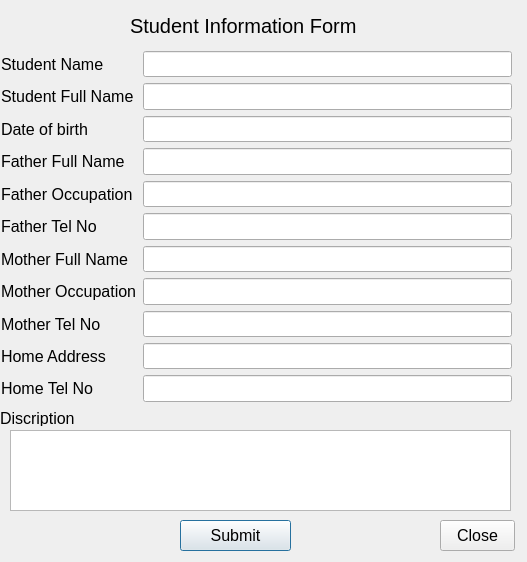
<?xml version="1.0" encoding="UTF-8"?>
<ui version="4.0">
 <class>AddStudentInfromation</class>
 <widget class="QDialog" name="AddStudentInfromation">
  <property name="geometry">
   <rect>
    <x>0</x>
    <y>0</y>
    <width>527</width>
    <height>562</height>
   </rect>
  </property>
  <property name="font">
   <font>
    <pointsize>12</pointsize>
   </font>
  </property>
  <property name="windowTitle">
   <string>Student Information Form</string>
  </property>
  <widget class="QLabel" name="label_12">
   <property name="geometry">
    <rect>
     <x>130</x>
     <y>10</y>
     <width>271</width>
     <height>31</height>
    </rect>
   </property>
   <property name="font">
    <font>
     <pointsize>15</pointsize>
    </font>
   </property>
   <property name="text">
    <string>Student Information Form</string>
   </property>
  </widget>
  <widget class="QLabel" name="label_13">
   <property name="geometry">
    <rect>
     <x>0</x>
     <y>410</y>
     <width>91</width>
     <height>16</height>
    </rect>
   </property>
   <property name="text">
    <string>Discription</string>
   </property>
  </widget>
  <widget class="QTextEdit" name="TEStudentDiscription">
   <property name="geometry">
    <rect>
     <x>10</x>
     <y>430</y>
     <width>501</width>
     <height>81</height>
    </rect>
   </property>
  </widget>
  <widget class="QPushButton" name="pBSubmit">
   <property name="geometry">
    <rect>
     <x>180</x>
     <y>520</y>
     <width>111</width>
     <height>31</height>
    </rect>
   </property>
   <property name="text">
    <string>Submit</string>
   </property>
  </widget>
  <widget class="QPushButton" name="pBClose">
   <property name="geometry">
    <rect>
     <x>440</x>
     <y>520</y>
     <width>75</width>
     <height>31</height>
    </rect>
   </property>
   <property name="text">
    <string>Close</string>
   </property>
  </widget>
  <widget class="QWidget" name="layoutWidget">
   <property name="geometry">
    <rect>
     <x>1</x>
     <y>51</y>
     <width>511</width>
     <height>351</height>
    </rect>
   </property>
   <layout class="QFormLayout" name="formLayout">
    <item row="0" column="0">
     <widget class="QLabel" name="label">
      <property name="text">
       <string>Student Name</string>
      </property>
     </widget>
    </item>
    <item row="0" column="1">
     <widget class="QLineEdit" name="lEStudentName">
      <property name="readOnly">
       <bool>true</bool>
      </property>
     </widget>
    </item>
    <item row="1" column="0">
     <widget class="QLabel" name="label_2">
      <property name="text">
       <string>Student Full Name</string>
      </property>
     </widget>
    </item>
    <item row="1" column="1">
     <widget class="QLineEdit" name="lEStudentFullName"/>
    </item>
    <item row="2" column="0">
     <widget class="QLabel" name="label_11">
      <property name="text">
       <string>Date of birth</string>
      </property>
     </widget>
    </item>
    <item row="2" column="1">
     <widget class="QLineEdit" name="lEStudentBDate"/>
    </item>
    <item row="3" column="0">
     <widget class="QLabel" name="label_3">
      <property name="text">
       <string>Father Full Name</string>
      </property>
     </widget>
    </item>
    <item row="3" column="1">
     <widget class="QLineEdit" name="lEStudentFatherName"/>
    </item>
    <item row="4" column="0">
     <widget class="QLabel" name="label_5">
      <property name="text">
       <string>Father Occupation</string>
      </property>
     </widget>
    </item>
    <item row="4" column="1">
     <widget class="QLineEdit" name="lEStudentFOcupation"/>
    </item>
    <item row="5" column="0">
     <widget class="QLabel" name="label_7">
      <property name="text">
       <string>Father Tel No</string>
      </property>
     </widget>
    </item>
    <item row="5" column="1">
     <widget class="QLineEdit" name="lEStudentFTelNo"/>
    </item>
    <item row="6" column="0">
     <widget class="QLabel" name="label_4">
      <property name="text">
       <string>Mother Full Name</string>
      </property>
     </widget>
    </item>
    <item row="6" column="1">
     <widget class="QLineEdit" name="lEMotherFullName"/>
    </item>
    <item row="7" column="0">
     <widget class="QLabel" name="label_8">
      <property name="text">
       <string>Mother Occupation</string>
      </property>
     </widget>
    </item>
    <item row="7" column="1">
     <widget class="QLineEdit" name="lEMotherOccupation"/>
    </item>
    <item row="8" column="0">
     <widget class="QLabel" name="label_6">
      <property name="text">
       <string>Mother Tel No</string>
      </property>
     </widget>
    </item>
    <item row="8" column="1">
     <widget class="QLineEdit" name="lEMotherTelNo"/>
    </item>
    <item row="9" column="0">
     <widget class="QLabel" name="label_9">
      <property name="text">
       <string>Home Address </string>
      </property>
     </widget>
    </item>
    <item row="9" column="1">
     <widget class="QLineEdit" name="lEStudentHomeAddress"/>
    </item>
    <item row="10" column="0">
     <widget class="QLabel" name="label_10">
      <property name="text">
       <string>Home Tel No</string>
      </property>
     </widget>
    </item>
    <item row="10" column="1">
     <widget class="QLineEdit" name="lEStudentHomeTelNo"/>
    </item>
   </layout>
  </widget>
 </widget>
 <resources/>
 <connections>
  <connection>
   <sender>pBClose</sender>
   <signal>clicked()</signal>
   <receiver>AddStudentInfromation</receiver>
   <slot>close()</slot>
   <hints>
    <hint type="sourcelabel">
     <x>475</x>
     <y>531</y>
    </hint>
    <hint type="destinationlabel">
     <x>673</x>
     <y>531</y>
    </hint>
   </hints>
  </connection>
 </connections>
</ui>
